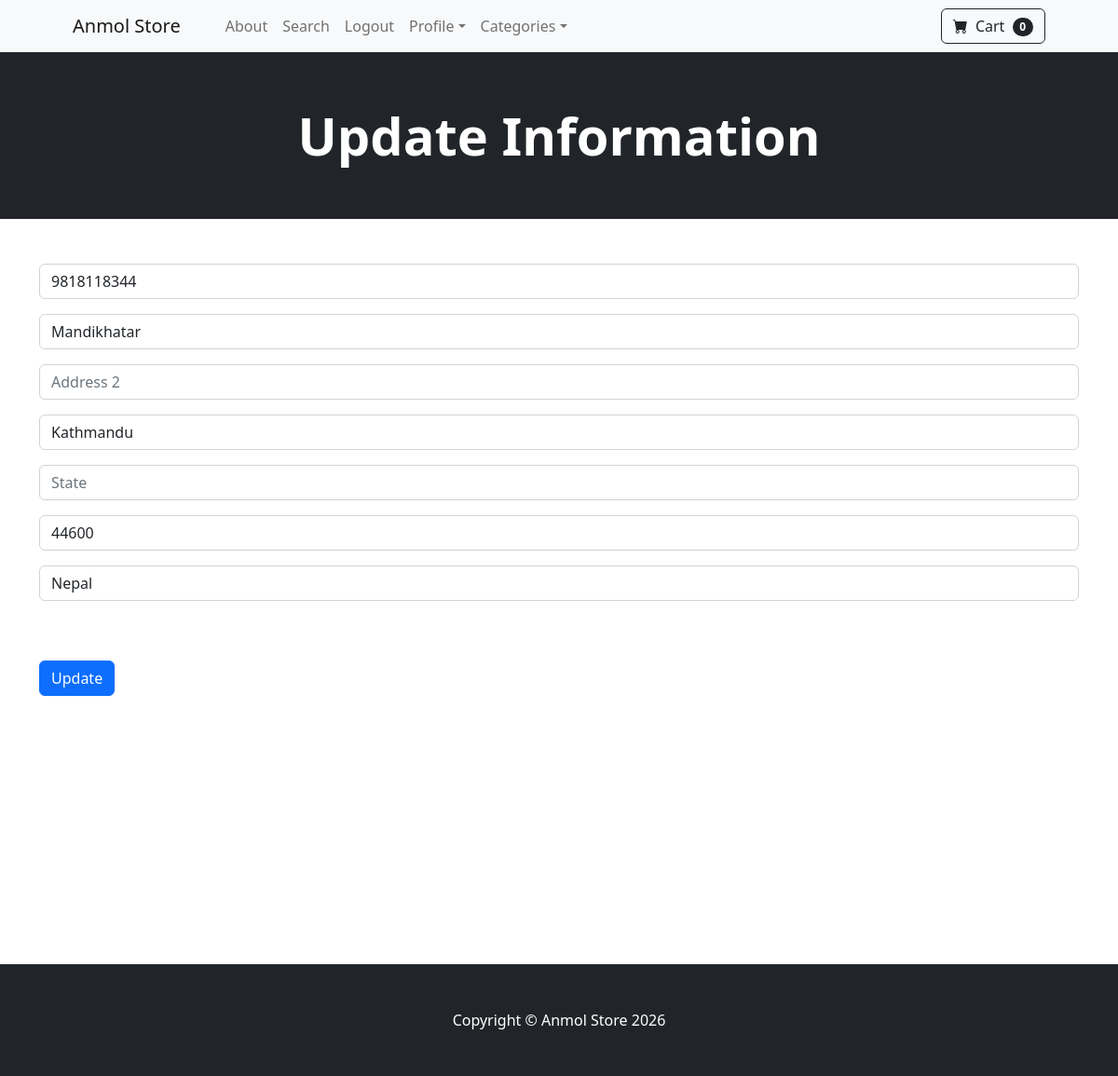
The page /update_info/ (signed in) on the database its author committed.
### store/models.py (models this page shows, shortened)
class Profile(models.Model):
    user = models.OneToOneField(User, on_delete = models.CASCADE)
    date_modified = models.DateTimeField(auto_now = True)
    phone = models.CharField(max_length = 15, blank=True) # blank=True means optional
    address1 = models.CharField(max_length = 200, blank=True)
    address2 = models.CharField(max_length = 200, blank=True)
    city = models.CharField(max_length = 200, blank=True)
    state = models.CharField(max_length = 200, blank=True)
    zipcode = models.CharField(max_length = 200, blank=True)
    country = models.CharField(max_length = 200, blank=True)

### store/views.py (the view)
# urls.py: path('update_info/', views.update_info, name = "update_info"),
def update_info(request):
	if request.user.is_authenticated:
		current_user = Profile.objects.get(user__id=request.user.id)
		form = UserInfoForm(request.POST or None, instance=current_user)
		if form.is_valid():
			form.save()
			messages.success(request, "Your Info Has Been Updated!!")
			return redirect('home')
		return render(request, "update_info.html", {'form':form})
	else:
		messages.success(request, "You Must Be Logged In To Access That Page!!")
		return redirect('home')

### store/forms.py
class UserInfoForm(forms.ModelForm):
	phone = forms.CharField(label="", widget=forms.TextInput(attrs={'class':'form-control', 'placeholder':'Phone'}), required=False)
	address1 = forms.CharField(label="", widget=forms.TextInput(attrs={'class':'form-control', 'placeholder':'Address 1'}), required=False)
	address2 = forms.CharField(label="", widget=forms.TextInput(attrs={'class':'form-control', 'placeholder':'Address 2'}), required=False)
	city = forms.CharField(label="", widget=forms.TextInput(attrs={'class':'form-control', 'placeholder':'City'}), required=False)
	state = forms.CharField(label="", widget=forms.TextInput(attrs={'class':'form-control', 'placeholder':'State'}), required=False)
	zipcode = forms.CharField(label="", widget=forms.TextInput(attrs={'class':'form-control', 'placeholder':'Zipcode'}), required=False)
	country = forms.CharField(label="", widget=forms.TextInput(attrs={'class':'form-control', 'placeholder':'Country'}), required=False)
	class Meta:
		model = Profile
		fields = ('phone', 'address1', 'address2', 'city', 'state', 'zipcode', 'country', )

### cart/cart.py (called while the page is built)
    def __len__(self):
        return len(self.cart)

### cart/context_processors.py (called while the page is built)
def cart(request):
    return {'cart': Cart(request)}

### store/templates/update_info.html (shortened to what this page needs)
{% extends 'base.html' %}
{% block content %}
        <header class="bg-dark py-2">
            <div class="container px-4 px-lg-5 my-5">
                <div class="text-center text-white">
                    <h1 class="display-4 fw-bolder">Update Information</h1>
                </div>
            </div>
        </header><br/><br/>
    <div class = "container">
    <form method = "POST" action = "{% url 'update_info' %}">
            {{ form.as_p }}
            <br/><br/>
    <button type="submit" class="btn btn-primary">Update</button>
</form>
    </div>
<br/>
<br/>
<br/>
<br/>
<br/>
<br/>
<br/>
<br/>
<br/>
<br/>
<br/>
<br/>
{% endblock %}

### rows shown on the page
Profile: phone "9818118344", address1 "Mandikhatar", city "Kathmandu", zipcode "44600", country "Nepal"

### other values the page prints
{{ cart|length }} "0"
